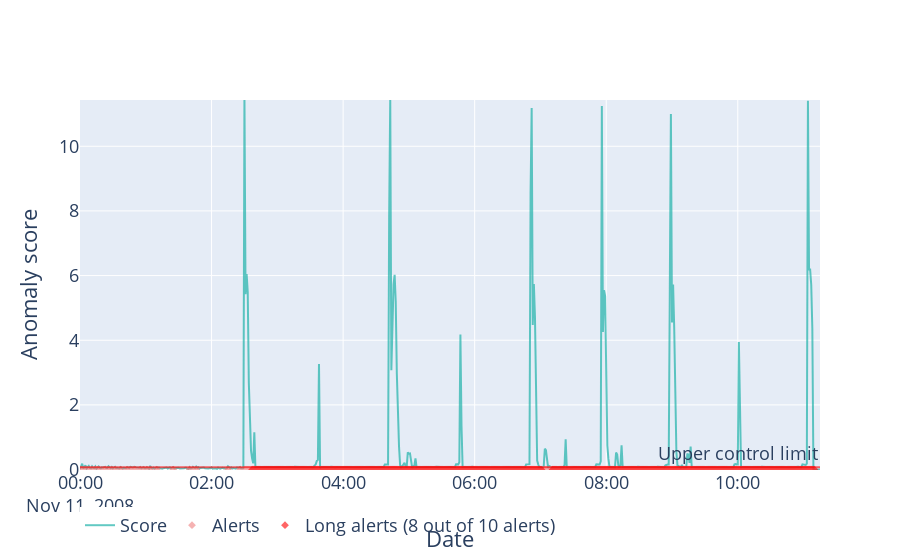

Notebook source saved alongside this figure:
### Code cell
# USE_WORDS_TFIDF = False
# USE_LOGS_TFIDF = True
visual_mean_dist_to_nbrs(mean_distances_test, treshold_score=treshold_score*0.21, window_width=10, min_condition=8, return_fig=False)

### Figure 1 — Plotly figure (JSON) as saved in the notebook; plotly's stock layout.template omitted (floating-point values rounded to 4 significant figures; data arrays with more than 128 entries replaced by an {"elided": "..."} marker saying what was removed)
{"data": [{"line": {"color": "lightseagreen", "width": 2}, "mode": "lines", "name": "Score", "opacity": 0.7, "type": "scatter", "x": {"elided": "676 str values"}, "y": {"elided": "676 float values"}}, {"line": {"color": "lightcoral"}, "marker": {"symbol": "diamond"}, "mode": "markers", "name": "Alerts", "opacity": 0.6, "showlegend": true, "type": "scatter", "x": {"elided": "536 str values"}, "y": {"elided": "536 int values"}}, {"line": {"color": "red"}, "marker": {"symbol": "diamond"}, "mode": "markers", "name": "Long alerts (8 out of 10 alerts)", "opacity": 0.6, "showlegend": true, "type": "scatter", "x": {"elided": "505 str values"}, "y": {"elided": "505 float values"}}], "layout": {"annotations": [{"showarrow": false, "text": "Upper control limit", "x": 1, "xanchor": "right", "xref": "x domain", "y": 0.07003, "yanchor": "bottom", "yref": "y"}], "font": {"size": 18}, "legend": {"orientation": "h"}, "shapes": [{"line": {"color": "red", "width": 2}, "opacity": 0.6, "type": "line", "x0": 0, "x1": 1, "xref": "x domain", "y0": 0.07003, "y1": 0.07003, "yref": "y"}], "xaxis": {"constrain": "domain", "range": ["2008-11-11T00:00:00", "2008-11-11T11:15:00"], "title": {"text": "Date"}}, "yaxis": {"range": [-0.01401, 11.43], "title": {"text": "Anomaly score"}}}}
